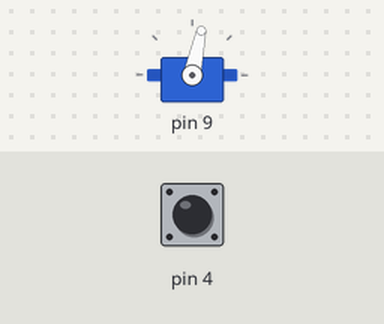
A sketch run on a simulated Arduino Uno, built with avr-gcc and run on an emulated ATmega328P. Parts: servo. The test bench sets the inputs (shaded band); at power-on: pin 4 LOW.

Above: at 0.6 s.
At 4.7 s:
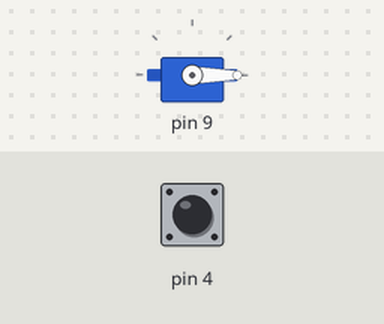
4.8 s: pin 4 pulsed HIGH 2 times (0.12 s each, 0.3 s apart)
At 5.6 s:
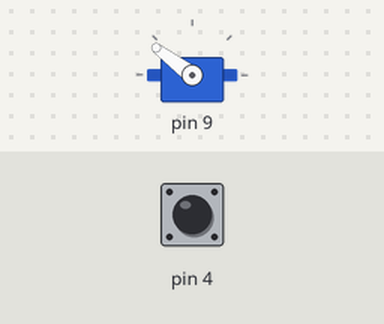
Timing chart, 0 to 7.8 s (numbered marks = the images above; inputs shaded):
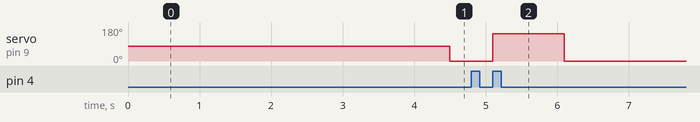

Measured:
- after the input at 4.8 s, servo on pin 9: 0° → 143° after 0.30 s, → 0° 1.0 s later

The sketch:

receiver_test.ino
```cpp
#include <Receiver.h>
#include <Drive.h>

bool active = false;
Receiver _receiver;
Drive _drive;

void setup() {
  Serial.begin(9600);
  delay(500);

  _drive.initialize();
}

void loop() {
  _receiver.update();
  long _throttle_value = _receiver.getThrottleValue();
  //Serial.println(_throttle_value);
  _drive.move(_throttle_value);
  delay(1);

  //Serial.print("Armed: ");
  //Serial.println(active);


  //Serial.println(_throttle_value);

}
```
